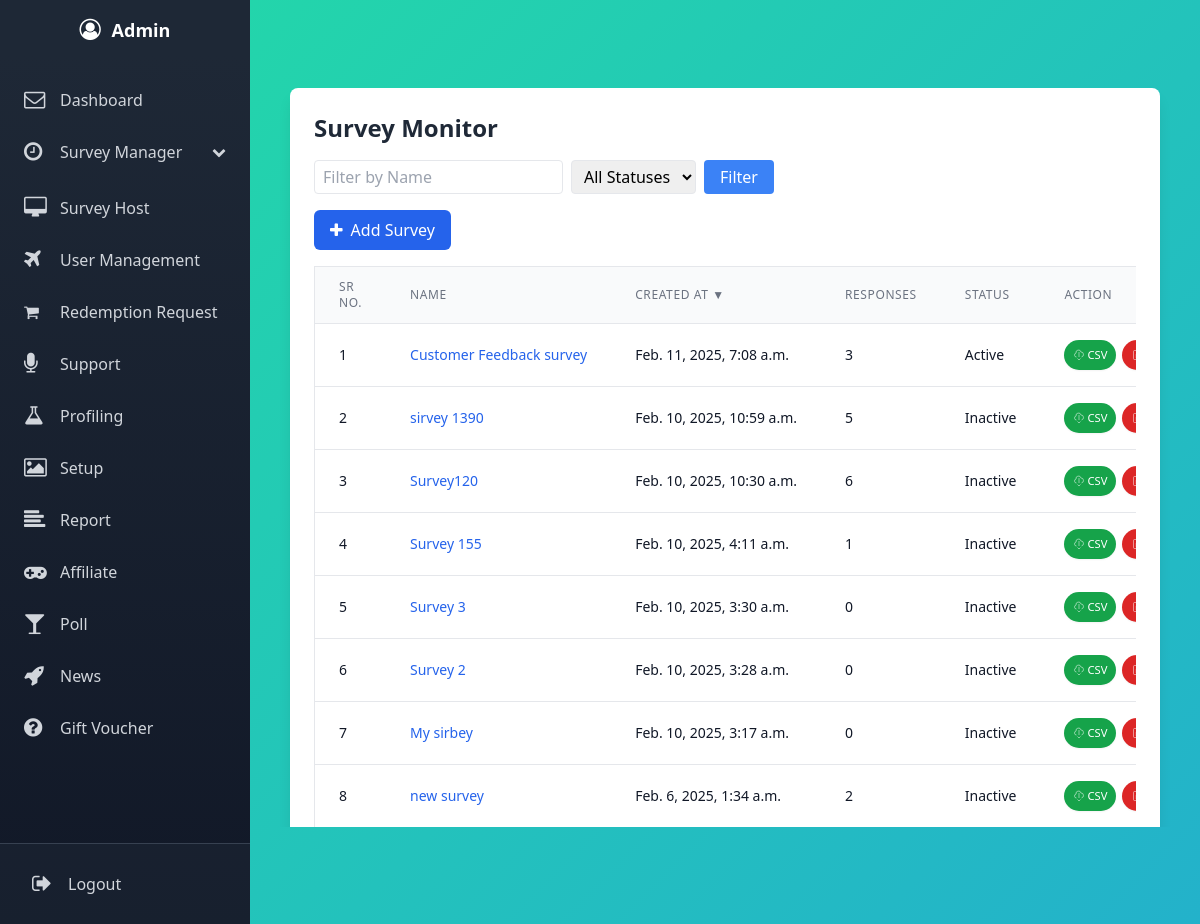
The app's page /surveymonitor/ (signed in) with its own data.
### surveys/models.py (models this page shows, shortened)
class Survey(models.Model):
    title = models.CharField(max_length=200)
    description = models.TextField(blank=True, null=True)
    user = models.ForeignKey(
        settings.AUTH_USER_MODEL,
        on_delete=models.CASCADE,
        related_name='surveys',
        null=True  # Allow existing surveys to remain
    )
    created_at = models.DateTimeField(auto_now_add=True)
    updated_at = models.DateTimeField(auto_now=True)
    unique_link = models.CharField(max_length=16, unique=True, blank=True)
    external_link = models.CharField(max_length=16, unique=True, blank=True, null=True)
    max_external_responses = models.PositiveIntegerField(null=True, blank=True)
    external_response_count = models.PositiveIntegerField(default=0)
    is_active = models.BooleanField(default=True)  # New field to track survey activation status
    expiry_datetime = models.DateTimeField(null=True, blank=True)
    is_expired = models.BooleanField(default=False)

### surveyapp/views.py (the view)
# urls.py: path('surveymonitor/', views.monitorsurvey, name='surveymonitor'),
def monitorsurvey(request):
    sort_by = request.GET.get('sort', 'created_at')
    sort_order = request.GET.get('order', 'desc')
    name_filter = request.GET.get('name', '')
    status_filter = request.GET.get('status', '')
    surveys = Survey.objects.filter(user=request.user)
    if name_filter:
        surveys = surveys.filter(title__icontains=name_filter)
    if status_filter:
        surveys = surveys.filter(is_active=(status_filter == 'active'))
    if sort_order == 'asc':
        surveys = surveys.order_by(sort_by)
    else:
        surveys = surveys.order_by(f'-{sort_by}')
    surveys = surveys.annotate(num_responses=Count('responses'))
    context = {
        'surveys': surveys,
        'sort_by': sort_by,
        'sort_order': sort_order,
        'name_filter': name_filter,
        'status_filter': status_filter,
    }
    return render(request, 'surveyapp/monitorsurvey.html', context)

### templates/surveyapp/monitorsurvey.html (shortened to what this page needs)
{% extends 'surveyapp/home.html' %}
{% load static %}
{% block content %}
<div class="overflow-y-auto" style="max-height: 80vh;">
    <div class="bg-white rounded-lg shadow-lg p-6 mx-4">
        <h2 class="text-2xl font-semibold text-gray-800 mb-4">Survey Monitor</h2>
        <form method="get" class="mb-4 flex space-x-2">
            <input type="text" name="name" placeholder="Filter by Name"
                   value="{{ name_filter }}"
                   class="px-2 py-1 border rounded">
            <select name="status" class="px-2 py-1 border rounded">
                <option value="">All Statuses</option>
            </select>
            <button type="submit" class="px-4 py-1 bg-blue-500 text-white rounded">Filter</button>
        </form>
        <a href="{% url 'surveys:home' %}" class="inline-flex items-center px-4 py-2 bg-blue-600 text-white rounded-md hover:bg-blue-700 mb-4">
            <i class="fa fa-plus mr-2"></i> Add Survey
        </a>
        <div class="overflow-x-auto">
            <table class="min-w-full bg-white border border-gray-200">
                <thead>
                    <tr class="bg-gray-50">
                        <th class="px-6 py-3 border-b border-gray-200 text-left text-xs leading-4 font-medium text-gray-500 uppercase tracking-wider">Sr No.</th>
                        <th class="px-6 py-3 border-b border-gray-200 text-left text-xs leading-4 font-medium text-gray-500 uppercase tracking-wider">
                            <a href="?sort=title&order={% if sort_by == 'title' and sort_order == 'asc' %}desc{% else %}asc{% endif %}">
                                Name
                            </a>
                        </th>
                        <th class="px-6 py-3 border-b border-gray-200 text-left text-xs leading-4 font-medium text-gray-500 uppercase tracking-wider">
                            <a href="?sort=created_at&order={% if sort_by == 'created_at' and sort_order == 'asc' %}desc{% else %}asc{% endif %}">
                                Created At
                                {% if sort_by == 'created_at' %}
                                    {% if sort_order == 'asc' %}▲{% else %}▼{% endif %}
                                {% endif %}
                            </a>
                        </th>
                        <th class="px-6 py-3 border-b border-gray-200 text-left text-xs leading-4 font-medium text-gray-500 uppercase tracking-wider">
                            <a href="?sort=num_responses&order={% if sort_by == 'num_responses' and sort_order == 'asc' %}desc{% else %}asc{% endif %}">
                                Responses
                            </a>
                        </th>
                        <th class="px-6 py-3 border-b border-gray-200 text-left text-xs leading-4 font-medium text-gray-500 uppercase tracking-wider">
                            <a href="?sort=is_active&order={% if sort_by == 'is_active' and sort_order == 'asc' %}desc{% else %}asc{% endif %}">
                                Status
                            </a>
                        </th>
                        <th class="px-6 py-3 border-b border-gray-200 text-left text-xs leading-4 font-medium text-gray-500 uppercase tracking-wider">Action</th>
                    </tr>
                </thead>
                <tbody class="bg-white divide-y divide-gray-200">
                    {% for survey in surveys %}
                    <tr class="hover:bg-gray-50">
                        <td class="px-6 py-4 whitespace-nowrap text-sm text-gray-900">{{ forloop.counter }}</td>
                        <td class="px-6 py-4 whitespace-nowrap text-sm text-gray-900">
                            <a href="{% url 'surveys:survey_detail' survey.id %}" class="text-blue-600 hover:text-blue-800">{{ survey.title }}</a>
                        </td>
                        <td class="px-6 py-4 whitespace-nowrap text-sm text-gray-900">{{ survey.created_at }}</td>
                        <td class="px-6 py-4 whitespace-nowrap text-sm text-gray-900">{{ survey.num_responses }}</td>
                        <td class="px-6 py-4 whitespace-nowrap text-sm text-gray-900">{{ survey.is_active|yesno:"Active,Inactive" }}</td>
                        <td class="px-6 py-4 whitespace-nowrap text-sm text-gray-900 relative">
                            <div class="flex space-x-1.5">
                                <div class="relative group">
                                    <a href="{% url 'surveys:export_survey_csv' survey.id %}"
                                       class="inline-flex items-center px-2 py-1 border border-transparent text-[0.7rem] font-medium rounded-full shadow-sm text-white bg-green-600 hover:bg-green-700 focus:outline-none focus:ring-1 focus:ring-offset-1 focus:ring-green-500 transition duration-300 ease-in-out transform hover:scale-105">
                                        <svg xmlns="http://www.w3.org/2000/svg" class="h-3 w-3 mr-0.5" fill="none" viewBox="0 0 24 24" stroke="currentColor">
                                            <path strokeLinecap="round" strokeLinejoin="round" strokeWidth={2} d="M7 16a4 4 0 01-.88-7.903A5 5 0 1115.9 6L16 6a5 5 0 011 9.9M9 19l3 3 3-3m-3-3v-10" />
                                        </svg>
                                        CSV
                                    </a>
                                </div>
                                <div class="relative group">
                                    <a href="{% url 'surveys:export_survey_pdf' survey.id %}"
                                       class="inline-flex items-center px-2 py-1 border border-transparent text-[0.7rem] font-medium rounded-full shadow-sm text-white bg-red-600 hover:bg-red-700 focus:outline-none focus:ring-1 focus:ring-offset-1 focus:ring-red-500 transition duration-300 ease-in-out transform hover:scale-105">
                                        <svg xmlns="http://www.w3.org/2000/svg" class="h-3 w-3 mr-0.5" fill="none" viewBox="0 0 24 24" stroke="currentColor">
                                            <path strokeLinecap="round" strokeLinejoin="round" strokeWidth={2} d="M9 12h6m-6 4h6m2 5H7a2 2 0 01-2-2V5a2 2 0 012-2h5.586a1 1 0 01.707.293l5.414 5.414a1 1 0 01.293.707V19a2 2 0 01-2 2z" />
                                        </svg>
                                    </a>
                                </div>
                            </div>
                        </td>
                    </tr>
                    {% endfor %}
                </tbody>
            </table>
        </div>
    </div>
</div>
{% endblock %}

### templates/surveyapp/home.html (shortened to what this page needs)
<!DOCTYPE html>
<html lang="en">
<head>
    <script src="https://cdn.tailwindcss.com"></script>
    <link rel="stylesheet" href="https://cdnjs.cloudflare.com/ajax/libs/font-awesome/4.7.0/css/font-awesome.min.css">
</head>
<body class="bg-gray-100">
    <div class="flex h-screen overflow-hidden">
        <aside class="sidebar bg-gradient-to-b from-gray-800 to-gray-900 text-white min-h-screen flex flex-col shadow-xl transition-all duration-300 ease-in-out overflow-hidden">
            <div class="p-4 bg-gray-800 bg-opacity-50 flex justify-center items-center">
                <i class="fa fa-user-circle-o fa-lg menu-icon w-6"></i>
                <span class="nav-text ml-2 text-lg font-semibold">{{ request.user.username|title }}</span>
            </div>
            <nav class="flex-grow overflow-y-auto">
                <ul class="py-4">
                    <li class="mb-1">
                        <a href="{% url 'dashboard' %}" class="menu-item flex items-center px-4 py-3 text-gray-300 hover:bg-gray-700 hover:text-white transition-all duration-200 rounded-lg mx-2">
                            <i class="fa fa-envelope-o fa-lg menu-icon w-6"></i>
                            <span class="nav-text ml-3">Dashboard</span>
                        </a>
                    </li>
                    <li class="mb-1">
                        <a href="#" id="survey-manager"
                           class="menu-item flex items-center justify-between px-4 py-3 text-gray-300 hover:bg-gray-700 hover:text-white transition-all duration-200 rounded-lg mx-2">
                            <div class="flex items-center">
                                <i class="fa fa-clock-o fa-lg menu-icon w-6"></i>
                                <span class="nav-text ml-3">Survey Manager</span>
                            </div>
                            <i class="fa fa-chevron-down text-sm transition-transform duration-200 nav-text"></i>
                        </a>
                    </li>
                    <li class="mb-1">
                        <a href="#" class="menu-item flex items-center px-4 py-3 text-gray-300 hover:bg-gray-700 hover:text-white transition-all duration-200 rounded-lg mx-2">
                            <i class="fa fa-desktop fa-lg menu-icon w-6"></i>
                            <span class="nav-text ml-3">Survey Host</span>
                        </a>
                    </li>
                    <li class="mb-1">
                        <a href="#" class="menu-item flex items-center px-4 py-3 text-gray-300 hover:bg-gray-700 hover:text-white transition-all duration-200 rounded-lg mx-2">
                            <i class="fa fa-plane fa-lg menu-icon w-6"></i>
                            <span class="nav-text ml-3">User Management</span>
                        </a>
                    </li>
                    <li class="mb-1">
                        <a href="#" class="menu-item flex items-center px-4 py-3 text-gray-300 hover:bg-gray-700 hover:text-white transition-all duration-200 rounded-lg mx-2">
                            <i class="fa fa-shopping-cart w-6 menu-icon"></i>
                            <span class="nav-text ml-3">Redemption Request</span>
                        </a>
                    </li>
                    <li class="mb-1">
                        <a href="#" class="menu-item flex items-center px-4 py-3 text-gray-300 hover:bg-gray-700 hover:text-white transition-all duration-200 rounded-lg mx-2">
                            <i class="fa fa-microphone fa-lg menu-icon w-6"></i>
                            <span class="nav-text ml-3">Support</span>
                        </a>
                    </li>
                    <li class="mb-1">
                        <a href="{% url 'profiling' %}" class="menu-item flex items-center px-4 py-3 text-gray-300 hover:bg-gray-700 hover:text-white transition-all duration-200 rounded-lg mx-2">
                            <i class="fa fa-flask fa-lg menu-icon w-6"></i>
                            <span class="nav-text ml-3">Profiling</span>
                        </a>
                    </li>
                    <li class="mb-1">
                        <a href="#" class="menu-item flex items-center px-4 py-3 text-gray-300 hover:bg-gray-700 hover:text-white transition-all duration-200 rounded-lg mx-2">
                            <i class="fa fa-picture-o fa-lg menu-icon w-6"></i>
                            <span class="nav-text ml-3">Setup</span>
                        </a>
                    </li>
                    <li class="mb-1">
                        <a href="#" class="menu-item flex items-center px-4 py-3 text-gray-300 hover:bg-gray-700 hover:text-white transition-all duration-200 rounded-lg mx-2">
                            <i class="fa fa-align-left fa-lg menu-icon w-6"></i>
                            <span class="nav-text ml-3">Report</span>
                        </a>
                    </li>
                    <li class="mb-1">
                        <a href="{% url 'affiliate' %}" class="menu-item flex items-center px-4 py-3 text-gray-300 hover:bg-gray-700 hover:text-white transition-all duration-200 rounded-lg mx-2">
                            <i class="fa fa-gamepad fa-lg menu-icon w-6"></i>
                            <span class="nav-text ml-3">Affiliate</span>
                        </a>
                    </li>
                    <li class="mb-1">
                        <a href="#" class="menu-item flex items-center px-4 py-3 text-gray-300 hover:bg-gray-700 hover:text-white transition-all duration-200 rounded-lg mx-2">
                            <i class="fa fa-glass fa-lg menu-icon w-6"></i>
                            <span class="nav-text ml-3">Poll</span>
                        </a>
                    </li>
                    <li class="mb-1">
                        <a href="#" class="menu-item flex items-center px-4 py-3 text-gray-300 hover:bg-gray-700 hover:text-white transition-all duration-200 rounded-lg mx-2">
                            <i class="fa fa-rocket fa-lg menu-icon w-6"></i>
                            <span class="nav-text ml-3">News</span>
                        </a>
                    </li>
                    <li class="mb-1">
                        <a href="#" class="menu-item flex items-center px-4 py-3 text-gray-300 hover:bg-gray-700 hover:text-white transition-all duration-200 rounded-lg mx-2">
                            <i class="fa fa-question-circle fa-lg menu-icon w-6"></i>
                            <span class="nav-text ml-3">Gift Voucher</span>
                        </a>
                    </li>
                </ul>
            </nav>
            <div class="border-t border-gray-700 p-4 bg-gray-800 bg-opacity-50">
                <a href="{% url 'logout' %}" class="menu-item flex items-center px-4 py-3 text-gray-300 hover:bg-red-600 hover:text-white rounded-lg transition-all duration-200">
                    <i class="fa fa-sign-out fa-lg menu-icon w-6"></i>
                    <span class="nav-text ml-3">Logout</span>
                </a>
            </div>
        </aside>
        <main class="flex-1 overflow-hidden animated-bg">
            <div class="main-content overflow-y-auto">
                <div class="container mx-auto px-6 py-8 h-full">
                    <div class="main-content">
                        {% block content %}
                        {% endblock %}
                    </div>
                </div>
            </div>
        </main>
    </div>
</body>
</html>

### templates/surveyapp/home.html (style rules this page uses)
.animated-bg { background: linear-gradient(-45deg, #ee7752, #e73c7e, #23a6d5, #23d5ab); background-size: 400% 400%; animation: gradient 15s ease infinite; }
.sidebar { width: 68px; transition: width 0.3s ease; }
.nav-text { opacity: 0; transition: opacity 0.2s ease; white-space: nowrap; }
.menu-icon { transition: transform 0.2s ease; }

### records on screen
Survey: title "Customer Feedback survey", created_at "Feb. 11, 2025, 7:08 a.m.", num_responses "3", is_active "Active"
Survey: title "sirvey 1390", created_at "Feb. 10, 2025, 10:59 a.m.", num_responses "5", is_active "Inactive"
Survey: title "Survey120", created_at "Feb. 10, 2025, 10:30 a.m.", num_responses "6", is_active "Inactive"
Survey: title "Survey 155", created_at "Feb. 10, 2025, 4:11 a.m.", num_responses "1", is_active "Inactive"
Survey: title "Survey 3", created_at "Feb. 10, 2025, 3:30 a.m.", num_responses "0", is_active "Inactive"
Survey: title "Survey 2", created_at "Feb. 10, 2025, 3:28 a.m.", num_responses "0", is_active "Inactive"
Survey: title "My sirbey", created_at "Feb. 10, 2025, 3:17 a.m.", num_responses "0", is_active "Inactive"
Survey: title "new survey", created_at "Feb. 6, 2025, 1:34 a.m.", num_responses "2", is_active "Inactive"

### other values on screen
{{ request.user.username|title }} "Admin"
